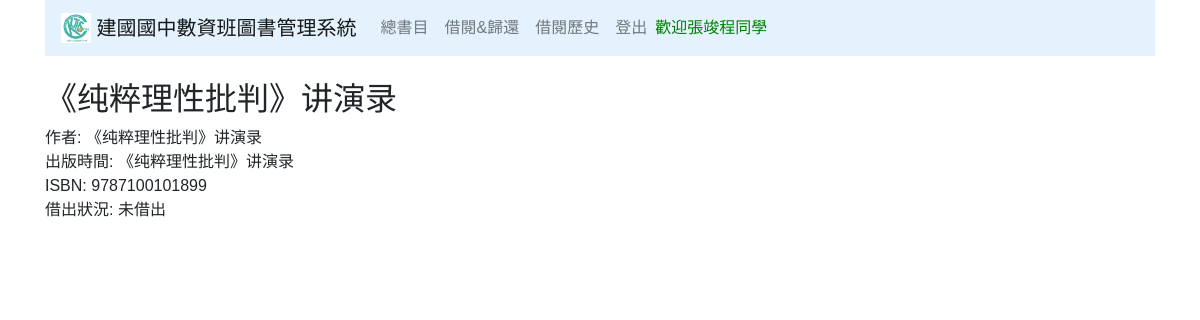
Before: /book/1/ (signed in) with the older database file.
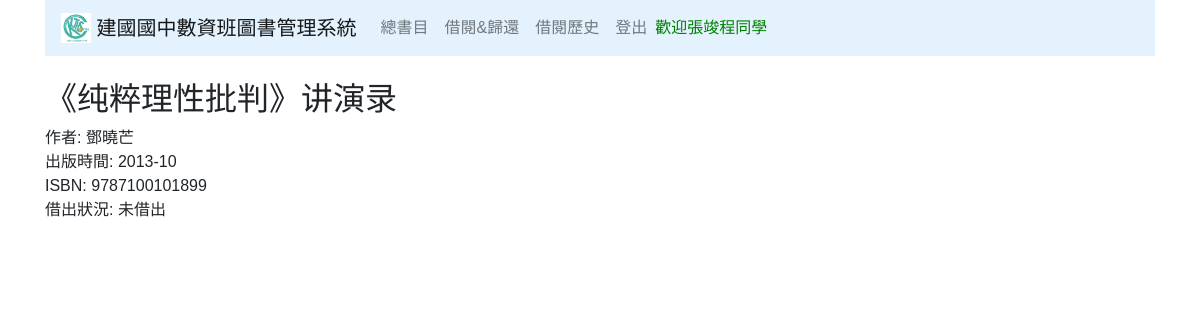
After: the same page with the newer database file.
### main/models.py (models this page shows, shortened)
class Profile(models.Model):
	user = models.OneToOneField(User, on_delete=models.CASCADE)
	real_name = models.CharField(max_length=5)
	school_id = models.CharField(max_length=5)

class Books(models.Model):
	book_title      = models.CharField(blank=True, null=True, max_length=200)
	book_author     = models.CharField(blank=True, null=True, max_length=200)
	book_pubtime    = models.CharField(blank=True, null=True, max_length=20)
	book_isbn       = models.CharField(blank=True, null=True, max_length=13)
	book_borrowid   = models.CharField(blank=True, null=True, max_length=5)
	book_borrowname = models.CharField(blank=True, null=True, max_length=5)
	book_barcode    = models.CharField(blank=True, null=True, max_length=5)

### main/views.py (the view)
# urls.py: path('<int:books_id>/', views.detail, name='detail'),
def detail(request, books_id):
	book = get_object_or_404(Books, pk=books_id) # use book_id as a url
	return render(request, 'main/detail.html', {'book': book}) #return a dict contain book's date

### main/templates/main/detail.html
{% extends "main/base.html" %}
{% block content %}
<h2>{{ book.book_title }}</h2>
	作者: {{book.book_author}}<br>
	出版時間: {{book.book_pubtime}}<br>
	ISBN: {{book.book_isbn}}<br>
{% if book.book_borrowid %}
	借出狀況: {{book.book_borrowid}}
{% else %}
	借出狀況: 未借出
{% endif %}
{% endblock content %}

### main/templates/main/base.html (shortened to what this page needs)
<html>
<head>
		{% include 'main/snippets/css.html' %}
</head>
<body>
<div class='container' style="font-family: 'Noto Sans TC', sans-serif;">
	{% include 'main/snippets/nav.html' %}
	{% block content %}
	{% endblock content %}
</div>
</body>
</html>

### main/templates/main/snippets/css.html (shortened to what this page needs)
{% load static %}
<link href="/static/bootstrap.css" rel="stylesheet" />

### main/templates/main/snippets/nav.html (shortened to what this page needs)
	<nav class="navbar navbar-expand-lg navbar-light navbar-static-top" style="background-color: #e3f2fd;">
	  <a class="navbar-brand" href="/book/">
			 <img src="/static/icon.jpg" width="30" height="30" class="d-inline-block align-top" alt="">
			建國國中數資班圖書管理系統
		</a>
	 <div class="collapse navbar-collapse" id="navbarSupportedContent">
		 <ul class="navbar-nav mr-auto">
				<a class="nav-link {% if request.path == '/book/' %}active{% endif %}" href="/book">總書目</a>
		{% if user.is_authenticated %}
					<a class="nav-link {% if request.path == '/book/rent/' %}active{% endif %}" href="/book/rent">借閱&amp;歸還</a>
					<a class="nav-link {% if request.path == '/book/history/' %}active{% endif %}" href="/book/history">借閱歷史</a>
					<a class="nav-link" href="/logout/">登出</a>
					<a class="navbar-text"><font color="green">歡迎{{user.profile.real_name}}同學</font></a>
		{% else %}
					<a class="nav-link {% if request.path == '/login/' %}active{% endif %}" href="/login/">登入</a>
					<a class="nav-link {% if request.path == '/register/' %}active{% endif %}" href='/register/'>註冊</a>
		{% endif %}
		</ul>
	</div>
	</nav>

Changed rows visible on the page:
changed Books "《纯粹理性批判》讲演录": book_author "《纯粹理性批判》讲演录" → "鄧曉芒"; book_pubtime "《纯粹理性批判》讲演录" → "2013-10"
